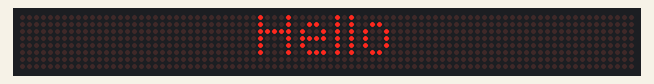
This sketch was run on a simulated Arduino Uno, built with avr-gcc and run on an emulated ATmega328P. Shown: 88×8 LED matrix.

Above: at 0.5 s.

The sketch:

Parola_HelloWorld.ino
```cpp
// Program to demonstrate the MD_Parola library
//
// Simplest program that does something useful - Hello World!
//
// MD_MAX72XX library can be found at https://github.com/MajicDesigns/MD_MAX72XX
//

#include <MD_Parola.h>
#include <MD_MAX72xx.h>
#include <SPI.h>

// Define the number of devices we have in the chain and the hardware interface
// NOTE: These pin numbers will probably not work with your hardware and may
// need to be adapted
#define HARDWARE_TYPE MD_MAX72XX::PAROLA_HW
#define MAX_DEVICES 11

#define CLK_PIN   13
#define DATA_PIN  11
#define CS_PIN    10

// Hardware SPI connection
MD_Parola P = MD_Parola(HARDWARE_TYPE, CS_PIN, MAX_DEVICES);
// Arbitrary output pins
// MD_Parola P = MD_Parola(HARDWARE_TYPE, DATA_PIN, CLK_PIN, CS_PIN, MAX_DEVICES);

void setup(void)
{
  P.begin();
}

void loop(void)
{
  if (P.displayAnimate())
    P.displayText("Hello", PA_CENTER, P.getSpeed(), P.getPause(), PA_SCROLL_DOWN, PA_SCROLL_UP);

}
```
